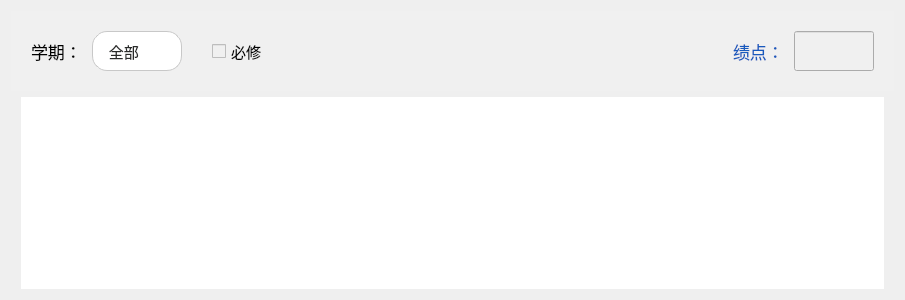
          <widget class="QWidget" name="page_3">
           <layout class="QGridLayout" name="gridLayout_14">
            <item row="1" column="0">
             <layout class="QGridLayout" name="gridLayout_13">
              <item row="0" column="2">
               <spacer name="horizontalSpacer_19">
                <property name="orientation">
                 <enum>Qt::Horizontal</enum>
                </property>
                <property name="sizeType">
                 <enum>QSizePolicy::Fixed</enum>
                </property>
                <property name="sizeHint" stdset="0">
                 <size>
                  <width>10</width>
                  <height>20</height>
                 </size>
                </property>
               </spacer>
              </item>
              <item row="0" column="0">
               <spacer name="horizontalSpacer_18">
                <property name="orientation">
                 <enum>Qt::Horizontal</enum>
                </property>
                <property name="sizeType">
                 <enum>QSizePolicy::Fixed</enum>
                </property>
                <property name="sizeHint" stdset="0">
                 <size>
                  <width>10</width>
                  <height>20</height>
                 </size>
                </property>
               </spacer>
              </item>
              <item row="0" column="1">
               <widget class="QTableWidget" name="ScoreTable">
                <property name="font">
                 <font>
                  <family>微软雅黑</family>
                  <pointsize>-1</pointsize>
                 </font>
                </property>
                <property name="focusPolicy">
                 <enum>Qt::NoFocus</enum>
                </property>
                <property name="autoFillBackground">
                 <bool>false</bool>
                </property>
                <property name="styleSheet">
                 <string notr="true">QHeaderView {
	background:transparent;  
	border:none;      
}

QHeaderView::section {      
	color: #292A29;
	background:#FFFFFF;     
	border:none;                 
    min-height:60px;               
    max-height:60px;               
 
    margin-left:0px; 
    padding-left: 8px;            
    padding-bottom: 10px; 
	border-bottom:2px solid #D9D9D9 ; 
}
 
QTableWidget {
    background:#FFFFFF;           
    border:none;                 
 
    font-size:13px;                
    font-family: &quot;微软雅黑&quot;; 
    color: #535353;                
}
 
QTableWidget::item              
{
    border-bottom:1px solid #E8E8E8 ; 
	padding-left: 8px;
}
 
QTableWidget::item::selected      
{       
	color: #1651AA;
    background:  #F0F0F0;                      
}
 
QScrollBar::handle:vertical      
{
    background: #8C8C8C;      
    border-radius:7px;                 
    width: 2px;                    
}

QScrollBar::handle:horizontal      
{
    background: #8C8C8C;     
    border-radius:7px;                 
    height: 2px;                      
}

QScrollBar::sub-line:vertical, QScrollBar::add-line:vertical,
QScrollBar::sub-line:horizontal, QScrollBar::add-line:horizontal {
    width: 0;
    height: 0;
}</string>
                </property>
                <property name="frameShape">
                 <enum>QFrame::NoFrame</enum>
                </property>
                <property name="frameShadow">
                 <enum>QFrame::Plain</enum>
                </property>
                <property name="sizeAdjustPolicy">
                 <enum>QAbstractScrollArea::AdjustIgnored</enum>
                </property>
                <property name="editTriggers">
                 <set>QAbstractItemView::NoEditTriggers</set>
                </property>
                <property name="showDropIndicator" stdset="0">
                 <bool>true</bool>
                </property>
                <property name="alternatingRowColors">
                 <bool>false</bool>
                </property>
                <property name="textElideMode">
                 <enum>Qt::ElideRight</enum>
                </property>
                <property name="showGrid">
                 <bool>false</bool>
                </property>
                <property name="gridStyle">
                 <enum>Qt::SolidLine</enum>
                </property>
                <property name="sortingEnabled">
                 <bool>true</bool>
                </property>
                <attribute name="horizontalHeaderVisible">
                 <bool>false</bool>
                </attribute>
                <attribute name="horizontalHeaderCascadingSectionResizes">
                 <bool>true</bool>
                </attribute>
                <attribute name="horizontalHeaderMinimumSectionSize">
                 <number>40</number>
                </attribute>
                <attribute name="horizontalHeaderDefaultSectionSize">
                 <number>125</number>
                </attribute>
                <attribute name="horizontalHeaderHighlightSections">
                 <bool>true</bool>
                </attribute>
                <attribute name="horizontalHeaderShowSortIndicator" stdset="0">
                 <bool>true</bool>
                </attribute>
                <attribute name="horizontalHeaderStretchLastSection">
                 <bool>true</bool>
                </attribute>
                <attribute name="verticalHeaderVisible">
                 <bool>false</bool>
                </attribute>
                <attribute name="verticalHeaderCascadingSectionResizes">
                 <bool>false</bool>
                </attribute>
                <attribute name="verticalHeaderMinimumSectionSize">
                 <number>25</number>
                </attribute>
                <attribute name="verticalHeaderDefaultSectionSize">
                 <number>40</number>
                </attribute>
                <attribute name="verticalHeaderShowSortIndicator" stdset="0">
                 <bool>true</bool>
                </attribute>
                <attribute name="verticalHeaderStretchLastSection">
                 <bool>false</bool>
                </attribute>
               </widget>
              </item>
             </layout>
            </item>
            <item row="0" column="0">
             <widget class="QWidget" name="widget_2" native="true">
              <property name="minimumSize">
               <size>
                <width>0</width>
                <height>80</height>
               </size>
              </property>
              <property name="styleSheet">
               <string notr="true">
background-color: #F0F0F0;</string>
              </property>
              <layout class="QGridLayout" name="gridLayout_12">
               <property name="leftMargin">
                <number>20</number>
               </property>
               <property name="topMargin">
                <number>5</number>
               </property>
               <property name="rightMargin">
                <number>20</number>
               </property>
               <property name="bottomMargin">
                <number>5</number>
               </property>
               <property name="horizontalSpacing">
                <number>10</number>
               </property>
               <property name="verticalSpacing">
                <number>0</number>
               </property>
               <item row="0" column="0">
                <widget class="QLabel" name="label_11">
                 <property name="minimumSize">
                  <size>
                   <width>48</width>
                   <height>40</height>
                  </size>
                 </property>
                 <property name="maximumSize">
                  <size>
                   <width>60</width>
                   <height>40</height>
                  </size>
                 </property>
                 <property name="font">
                  <font>
                   <family>微软雅黑</family>
                   <pointsize>13</pointsize>
                  </font>
                 </property>
                 <property name="text">
                  <string>学期：</string>
                 </property>
                </widget>
               </item>
               <item row="0" column="6">
                <widget class="QLineEdit" name="GPA">
                 <property name="minimumSize">
                  <size>
                   <width>60</width>
                   <height>40</height>
                  </size>
                 </property>
                 <property name="maximumSize">
                  <size>
                   <width>80</width>
                   <height>40</height>
                  </size>
                 </property>
                 <property name="font">
                  <font>
                   <family>Times New Roman</family>
                   <pointsize>13</pointsize>
                  </font>
                 </property>
                 <property name="styleSheet">
                  <string notr="true">color: #185ABD;</string>
                 </property>
                 <property name="text">
                  <string/>
                 </property>
                 <property name="readOnly">
                  <bool>true</bool>
                 </property>
                </widget>
               </item>
               <item row="0" column="1">
                <widget class="QComboBox" name="comboBox">
                 <property name="minimumSize">
                  <size>
                   <width>90</width>
                   <height>40</height>
                  </size>
                 </property>
                 <property name="maximumSize">
                  <size>
                   <width>90</width>
                   <height>40</height>
                  </size>
                 </property>
                 <property name="font">
                  <font>
                   <family>微软雅黑</family>
                   <pointsize>11</pointsize>
                  </font>
                 </property>
                 <property name="styleSheet">
                  <string notr="true">/* 未下拉时，QComboBox的样式 */
QComboBox {

    /*font: normal normal 15px &quot;Microsoft YaHei&quot;;*/
    background-color: #ffffff;
	color:#292A29;
	border-color:#c8c8c8;
	border-style:solid;
	border-width: 0.5 0.5 0.5 0.5;
	border-radius: 15px;
	padding-left: 12px;
}

QComboBox::drop-down {
	margin-right: 12px;
	border: none; 
}

QComboBox::down-arrow {
	width: 16;
	height: 16;
    border-image:url(:/res/arrow.png);
}

/* 下拉后，整个下拉窗体样式 */
QComboBox QAbstractItemView {
    outline: none;   /* 选定项的虚框 */
    border-radius:10px;   /* 圆角 */
	border-color:#c8c8c8;
	border-style:solid;
	border-width: 0.5 0.5 0.5 0.5;
    padding-top:10px;    /*上下都留10px，是因为选中项是矩形，如果不留，移动到第一项和最后一项会变为直角，不好看*/
    padding-bottom:10px;
 
    color:#292A29;
    background-color: #ffffff;
}
 
/* 下拉后，整个下拉窗体每项的样式 */
QComboBox QAbstractItemView::item {
     color:#292A29;
    background-color: #ffffff;
    min-height: 30px;/*每项高度*/
	padding-left: 12px;
}
 

 
/* 下拉后，整个下拉窗体被选择的每项的样式 */
QComboBox QAbstractItemView::item:selected {
	background-color: #F0F0F0;
	color: #185ABD;
}</string>
                 </property>
                 <property name="duplicatesEnabled">
                  <bool>false</bool>
                 </property>
                 <property name="frame">
                  <bool>true</bool>
                 </property>
                 <item>
                  <property name="text">
                   <string> 全部</string>
                  </property>
                 </item>
                 <item>
                  <property name="text">
                   <string>大一上</string>
                  </property>
                 </item>
                 <item>
                  <property name="text">
                   <string>大一下</string>
                  </property>
                 </item>
                 <item>
                  <property name="text">
                   <string>大二上</string>
                  </property>
                 </item>
                 <item>
                  <property name="text">
                   <string>大二下</string>
                  </property>
                 </item>
                 <item>
                  <property name="text">
                   <string>大三上</string>
                  </property>
                 </item>
                 <item>
                  <property name="text">
                   <string>大三下</string>
                  </property>
                 </item>
                 <item>
                  <property name="text">
                   <string>大四上</string>
                  </property>
                 </item>
                 <item>
                  <property name="text">
                   <string>大四下</string>
                  </property>
                 </item>
                </widget>
               </item>
               <item row="0" column="3">
                <widget class="QCheckBox" name="Compulsory">
                 <property name="minimumSize">
                  <size>
                   <width>60</width>
                   <height>40</height>
                  </size>
                 </property>
                 <property name="maximumSize">
                  <size>
                   <width>80</width>
                   <height>40</height>
                  </size>
                 </property>
                 <property name="font">
                  <font>
                   <family>微软雅黑</family>
                   <pointsize>11</pointsize>
                  </font>
                 </property>
                 <property name="text">
                  <string>必修</string>
                 </property>
                </widget>
               </item>
               <item row="0" column="5">
                <widget class="QLabel" name="label_12">
                 <property name="minimumSize">
                  <size>
                   <width>48</width>
                   <height>40</height>
                  </size>
                 </property>
                 <property name="maximumSize">
                  <size>
                   <width>60</width>
                   <height>40</height>
                  </size>
                 </property>
                 <property name="font">
                  <font>
                   <family>微软雅黑</family>
                   <pointsize>13</pointsize>
                  </font>
                 </property>
                 <property name="styleSheet">
                  <string notr="true">color: #185ABD;</string>
                 </property>
                 <property name="text">
                  <string>绩点：</string>
                 </property>
                </widget>
               </item>
               <item row="0" column="4">
                <spacer name="horizontalSpacer_17">
                 <property name="orientation">
                  <enum>Qt::Horizontal</enum>
                 </property>
                 <property name="sizeHint" stdset="0">
                  <size>
                   <width>451</width>
                   <height>20</height>
                  </size>
                 </property>
                </spacer>
               </item>
               <item row="0" column="2">
                <spacer name="horizontalSpacer_20">
                 <property name="orientation">
                  <enum>Qt::Horizontal</enum>
                 </property>
                 <property name="sizeType">
                  <enum>QSizePolicy::Fixed</enum>
                 </property>
                 <property name="sizeHint" stdset="0">
                  <size>
                   <width>20</width>
                   <height>20</height>
                  </size>
                 </property>
                </spacer>
               </item>
              </layout>
             </widget>
            </item>
           </layout>
          </widget>
